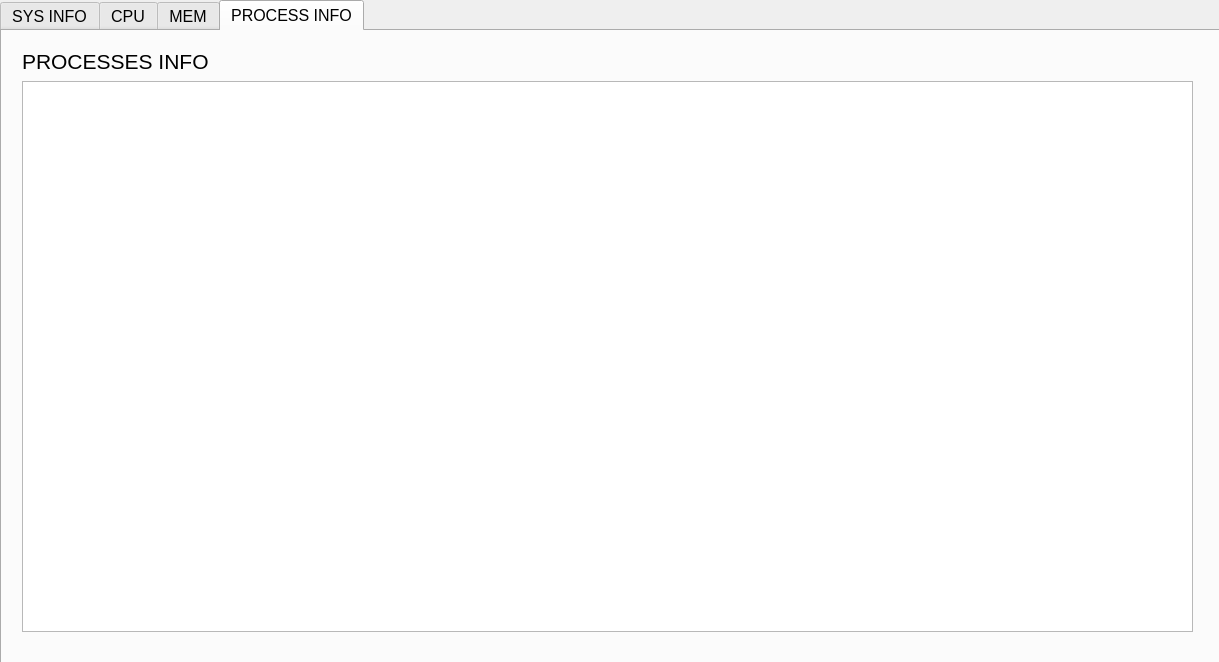
<?xml version="1.0" encoding="UTF-8"?>
<ui version="4.0">
 <class>MainWindow</class>
 <widget class="QMainWindow" name="MainWindow">
  <property name="geometry">
   <rect>
    <x>0</x>
    <y>0</y>
    <width>1219</width>
    <height>662</height>
   </rect>
  </property>
  <property name="font">
   <font>
    <pointsize>12</pointsize>
   </font>
  </property>
  <property name="windowTitle">
   <string>MainWindow</string>
  </property>
  <widget class="QWidget" name="centralWidget">
   <widget class="QTabWidget" name="tabWidget">
    <property name="geometry">
     <rect>
      <x>0</x>
      <y>0</y>
      <width>1221</width>
      <height>671</height>
     </rect>
    </property>
    <property name="currentIndex">
     <number>3</number>
    </property>
    <widget class="QWidget" name="SYSINFO">
     <attribute name="title">
      <string>SYS INFO</string>
     </attribute>
     <widget class="QLabel" name="processor3">
      <property name="geometry">
       <rect>
        <x>340</x>
        <y>380</y>
        <width>421</width>
        <height>41</height>
       </rect>
      </property>
      <property name="font">
       <font>
        <pointsize>16</pointsize>
       </font>
      </property>
      <property name="text">
       <string>TextLabel</string>
      </property>
     </widget>
     <widget class="QLabel" name="boot_time">
      <property name="geometry">
       <rect>
        <x>200</x>
        <y>150</y>
        <width>491</width>
        <height>31</height>
       </rect>
      </property>
      <property name="font">
       <font>
        <pointsize>16</pointsize>
       </font>
      </property>
      <property name="text">
       <string>Boot time:</string>
      </property>
     </widget>
     <widget class="QLabel" name="run_time">
      <property name="geometry">
       <rect>
        <x>200</x>
        <y>210</y>
        <width>551</width>
        <height>41</height>
       </rect>
      </property>
      <property name="font">
       <font>
        <pointsize>16</pointsize>
       </font>
      </property>
      <property name="text">
       <string>Run time:</string>
      </property>
     </widget>
     <widget class="QLabel" name="os_version">
      <property name="geometry">
       <rect>
        <x>200</x>
        <y>260</y>
        <width>491</width>
        <height>51</height>
       </rect>
      </property>
      <property name="font">
       <font>
        <pointsize>16</pointsize>
       </font>
      </property>
      <property name="text">
       <string>OS version:</string>
      </property>
     </widget>
     <widget class="QLabel" name="host_name">
      <property name="geometry">
       <rect>
        <x>200</x>
        <y>90</y>
        <width>401</width>
        <height>17</height>
       </rect>
      </property>
      <property name="font">
       <font>
        <pointsize>16</pointsize>
       </font>
      </property>
      <property name="text">
       <string>Host:</string>
      </property>
     </widget>
     <widget class="QLabel" name="processor4">
      <property name="geometry">
       <rect>
        <x>340</x>
        <y>480</y>
        <width>421</width>
        <height>41</height>
       </rect>
      </property>
      <property name="font">
       <font>
        <pointsize>16</pointsize>
       </font>
      </property>
      <property name="text">
       <string>TextLabel</string>
      </property>
     </widget>
     <widget class="QLabel" name="processor1">
      <property name="geometry">
       <rect>
        <x>340</x>
        <y>330</y>
        <width>421</width>
        <height>41</height>
       </rect>
      </property>
      <property name="font">
       <font>
        <pointsize>16</pointsize>
       </font>
      </property>
      <property name="text">
       <string>TextLabel</string>
      </property>
     </widget>
     <widget class="QLabel" name="processor2">
      <property name="geometry">
       <rect>
        <x>340</x>
        <y>430</y>
        <width>421</width>
        <height>41</height>
       </rect>
      </property>
      <property name="font">
       <font>
        <pointsize>16</pointsize>
       </font>
      </property>
      <property name="text">
       <string>TextLabel</string>
      </property>
     </widget>
     <widget class="QLabel" name="cpu_version">
      <property name="geometry">
       <rect>
        <x>200</x>
        <y>330</y>
        <width>131</width>
        <height>41</height>
       </rect>
      </property>
      <property name="font">
       <font>
        <pointsize>16</pointsize>
       </font>
      </property>
      <property name="text">
       <string>CPU version:</string>
      </property>
     </widget>
    </widget>
    <widget class="QWidget" name="GRAPH">
     <attribute name="title">
      <string>CPU</string>
     </attribute>
     <widget class="QLabel" name="label">
      <property name="geometry">
       <rect>
        <x>20</x>
        <y>20</y>
        <width>201</width>
        <height>20</height>
       </rect>
      </property>
      <property name="font">
       <font>
        <pointsize>16</pointsize>
       </font>
      </property>
      <property name="text">
       <string>CPU USAGE GRAPH</string>
      </property>
     </widget>
     <widget class="QLabel" name="cpu_usage">
      <property name="geometry">
       <rect>
        <x>20</x>
        <y>470</y>
        <width>311</width>
        <height>41</height>
       </rect>
      </property>
      <property name="font">
       <font>
        <pointsize>16</pointsize>
       </font>
      </property>
      <property name="text">
       <string>CPU usage:</string>
      </property>
     </widget>
     <widget class="QLabel" name="process_amount">
      <property name="geometry">
       <rect>
        <x>20</x>
        <y>530</y>
        <width>311</width>
        <height>41</height>
       </rect>
      </property>
      <property name="font">
       <font>
        <pointsize>16</pointsize>
       </font>
      </property>
      <property name="text">
       <string>Process amount:</string>
      </property>
     </widget>
     <widget class="QLabel" name="cpu_line">
      <property name="geometry">
       <rect>
        <x>75</x>
        <y>60</y>
        <width>1062</width>
        <height>390</height>
       </rect>
      </property>
      <property name="text">
       <string/>
      </property>
     </widget>
     <widget class="QLabel" name="label_3">
      <property name="geometry">
       <rect>
        <x>10</x>
        <y>60</y>
        <width>41</width>
        <height>17</height>
       </rect>
      </property>
      <property name="font">
       <font>
        <pointsize>12</pointsize>
       </font>
      </property>
      <property name="text">
       <string>100%</string>
      </property>
     </widget>
     <widget class="QLabel" name="label_4">
      <property name="geometry">
       <rect>
        <x>10</x>
        <y>152</y>
        <width>41</width>
        <height>17</height>
       </rect>
      </property>
      <property name="font">
       <font>
        <pointsize>12</pointsize>
       </font>
      </property>
      <property name="text">
       <string>75%</string>
      </property>
     </widget>
     <widget class="QLabel" name="label_5">
      <property name="geometry">
       <rect>
        <x>10</x>
        <y>249</y>
        <width>41</width>
        <height>17</height>
       </rect>
      </property>
      <property name="font">
       <font>
        <pointsize>12</pointsize>
       </font>
      </property>
      <property name="text">
       <string>50%</string>
      </property>
     </widget>
     <widget class="QLabel" name="label_6">
      <property name="geometry">
       <rect>
        <x>16</x>
        <y>443</y>
        <width>41</width>
        <height>17</height>
       </rect>
      </property>
      <property name="font">
       <font>
        <pointsize>12</pointsize>
       </font>
      </property>
      <property name="text">
       <string>0%</string>
      </property>
     </widget>
     <widget class="QLabel" name="label_7">
      <property name="geometry">
       <rect>
        <x>10</x>
        <y>346</y>
        <width>41</width>
        <height>17</height>
       </rect>
      </property>
      <property name="font">
       <font>
        <pointsize>12</pointsize>
       </font>
      </property>
      <property name="text">
       <string>25%</string>
      </property>
     </widget>
     <widget class="QLabel" name="threads_amount">
      <property name="geometry">
       <rect>
        <x>480</x>
        <y>530</y>
        <width>311</width>
        <height>41</height>
       </rect>
      </property>
      <property name="font">
       <font>
        <pointsize>16</pointsize>
       </font>
      </property>
      <property name="text">
       <string>Threads amount:</string>
      </property>
     </widget>
     <widget class="QLabel" name="cpu_mhz">
      <property name="geometry">
       <rect>
        <x>480</x>
        <y>470</y>
        <width>311</width>
        <height>41</height>
       </rect>
      </property>
      <property name="font">
       <font>
        <pointsize>16</pointsize>
       </font>
      </property>
      <property name="text">
       <string>CPU MHZ:</string>
      </property>
     </widget>
    </widget>
    <widget class="QWidget" name="tab_2">
     <attribute name="title">
      <string>MEM</string>
     </attribute>
     <widget class="QLabel" name="mem_usage">
      <property name="geometry">
       <rect>
        <x>20</x>
        <y>470</y>
        <width>311</width>
        <height>41</height>
       </rect>
      </property>
      <property name="font">
       <font>
        <pointsize>16</pointsize>
       </font>
      </property>
      <property name="text">
       <string>Mem usage:</string>
      </property>
     </widget>
     <widget class="QLabel" name="label_8">
      <property name="geometry">
       <rect>
        <x>10</x>
        <y>346</y>
        <width>41</width>
        <height>17</height>
       </rect>
      </property>
      <property name="font">
       <font>
        <pointsize>12</pointsize>
       </font>
      </property>
      <property name="text">
       <string>25%</string>
      </property>
     </widget>
     <widget class="QLabel" name="label_9">
      <property name="geometry">
       <rect>
        <x>20</x>
        <y>20</y>
        <width>201</width>
        <height>20</height>
       </rect>
      </property>
      <property name="font">
       <font>
        <pointsize>16</pointsize>
       </font>
      </property>
      <property name="text">
       <string>MEM USAGE GRAPH</string>
      </property>
     </widget>
     <widget class="QLabel" name="mem_line">
      <property name="geometry">
       <rect>
        <x>75</x>
        <y>60</y>
        <width>1062</width>
        <height>390</height>
       </rect>
      </property>
      <property name="text">
       <string/>
      </property>
     </widget>
     <widget class="QLabel" name="label_10">
      <property name="geometry">
       <rect>
        <x>10</x>
        <y>60</y>
        <width>41</width>
        <height>17</height>
       </rect>
      </property>
      <property name="font">
       <font>
        <pointsize>12</pointsize>
       </font>
      </property>
      <property name="text">
       <string>100%</string>
      </property>
     </widget>
     <widget class="QLabel" name="label_11">
      <property name="geometry">
       <rect>
        <x>10</x>
        <y>249</y>
        <width>41</width>
        <height>17</height>
       </rect>
      </property>
      <property name="font">
       <font>
        <pointsize>12</pointsize>
       </font>
      </property>
      <property name="text">
       <string>50%</string>
      </property>
     </widget>
     <widget class="QLabel" name="label_12">
      <property name="geometry">
       <rect>
        <x>15</x>
        <y>443</y>
        <width>41</width>
        <height>17</height>
       </rect>
      </property>
      <property name="font">
       <font>
        <pointsize>12</pointsize>
       </font>
      </property>
      <property name="text">
       <string>0%</string>
      </property>
     </widget>
     <widget class="QLabel" name="label_13">
      <property name="geometry">
       <rect>
        <x>10</x>
        <y>152</y>
        <width>41</width>
        <height>17</height>
       </rect>
      </property>
      <property name="font">
       <font>
        <pointsize>12</pointsize>
       </font>
      </property>
      <property name="text">
       <string>75%</string>
      </property>
     </widget>
    </widget>
    <widget class="QWidget" name="tab">
     <attribute name="title">
      <string>PROCESS INFO</string>
     </attribute>
     <widget class="QTextEdit" name="process_info">
      <property name="geometry">
       <rect>
        <x>20</x>
        <y>50</y>
        <width>1171</width>
        <height>551</height>
       </rect>
      </property>
      <property name="font">
       <font>
        <pointsize>14</pointsize>
       </font>
      </property>
     </widget>
     <widget class="QLabel" name="process_info_name">
      <property name="geometry">
       <rect>
        <x>20</x>
        <y>20</y>
        <width>1031</width>
        <height>20</height>
       </rect>
      </property>
      <property name="font">
       <font>
        <pointsize>16</pointsize>
       </font>
      </property>
      <property name="text">
       <string>PROCESSES INFO</string>
      </property>
     </widget>
    </widget>
   </widget>
  </widget>
 </widget>
 <layoutdefault spacing="6" margin="11"/>
 <resources/>
 <connections/>
</ui>
